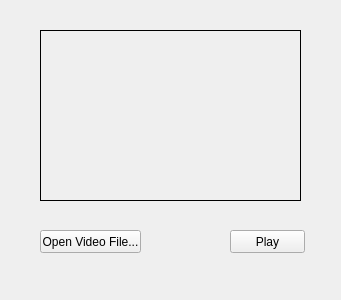
<?xml version="1.0" encoding="UTF-8"?>
<ui version="4.0">
 <class>VideoPlayer</class>
 <widget class="QMainWindow" name="VideoPlayer">
  <property name="geometry">
   <rect>
    <x>0</x>
    <y>0</y>
    <width>341</width>
    <height>300</height>
   </rect>
  </property>
  <property name="windowTitle">
   <string>VideoPlayer</string>
  </property>
  <widget class="QWidget" name="centralWidget">
   <widget class="VideoWidget" name="inputFrame">
    <property name="geometry">
     <rect>
      <x>40</x>
      <y>30</y>
      <width>261</width>
      <height>171</height>
     </rect>
    </property>
    <property name="frameShape">
     <enum>QFrame::Box</enum>
    </property>
    <property name="text">
     <string/>
    </property>
    <property name="scaledContents">
     <bool>false</bool>
    </property>
    <property name="alignment">
     <set>Qt::AlignCenter</set>
    </property>
   </widget>
   <widget class="QPushButton" name="openVideoFileButton">
    <property name="geometry">
     <rect>
      <x>40</x>
      <y>230</y>
      <width>101</width>
      <height>23</height>
     </rect>
    </property>
    <property name="text">
     <string>Open Video File...</string>
    </property>
   </widget>
   <widget class="QPushButton" name="playButton">
    <property name="geometry">
     <rect>
      <x>230</x>
      <y>230</y>
      <width>75</width>
      <height>23</height>
     </rect>
    </property>
    <property name="text">
     <string>Play</string>
    </property>
   </widget>
  </widget>
 </widget>
 <layoutdefault spacing="6" margin="11"/>
 <customwidgets>
  <customwidget>
   <class>VideoWidget</class>
   <extends>QLabel</extends>
   <header>videowidget.h</header>
  </customwidget>
 </customwidgets>
 <resources/>
 <connections/>
</ui>
